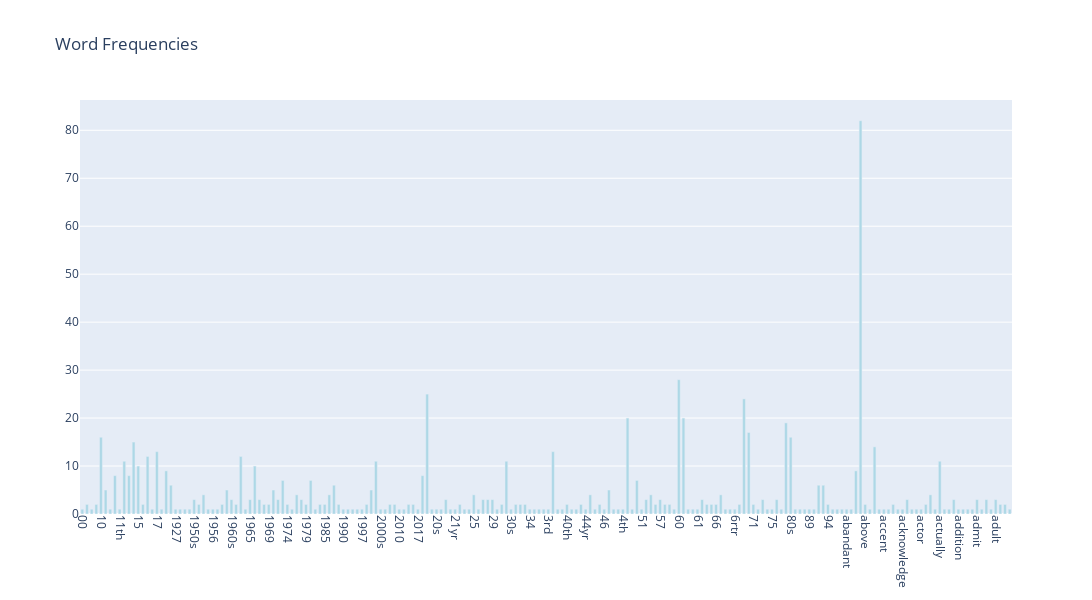

Notebook code cell kept with this figure:
### Code cell
# for interactive plot

df = pd.DataFrame({
    'words': count_vect.get_feature_names_out()[:200],
    'frequencies': term_frequencies[:200]
})

df = df.sort_values('words', ascending=True)

fig = go.Figure(data=[go.Bar(
    x=df['words'],
    y=df['frequencies'],
    hoverinfo='x+y',
    marker_color='lightblue'
)])

fig.update_layout(
    xaxis_tickangle=90,
    height=600,
    title="Word Frequencies",
    width=1200,
    bargap=0.4
)

fig.show()

### Figure 1 — Plotly figure (JSON) as saved in the notebook; plotly's stock layout.template omitted (floating-point values rounded to 4 significant figures; data arrays with more than 128 entries replaced by an {"elided": "..."} marker saying what was removed)
{"data": [{"hoverinfo": "x+y", "marker": {"color": "lightblue"}, "type": "bar", "x": {"elided": "200 str values"}, "y": {"elided": "200 int values"}}], "layout": {"bargap": 0.4, "height": 600, "title": {"text": "Word Frequencies"}, "width": 1200, "xaxis": {"autorange": true, "range": [-0.5, 199.5], "tickangle": 90, "type": "category"}, "yaxis": {"autorange": true, "range": [0, 86.32], "type": "linear"}}}
